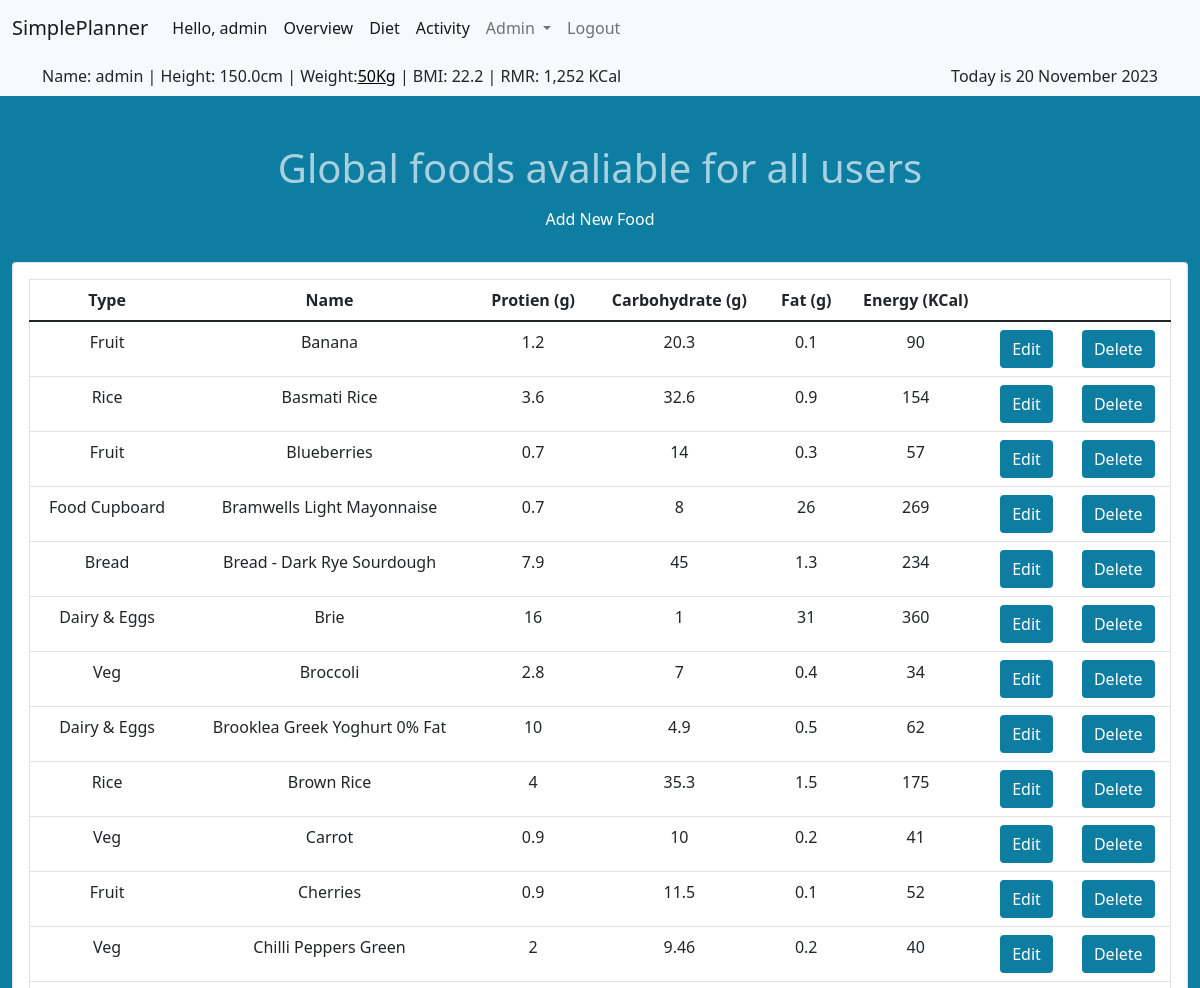
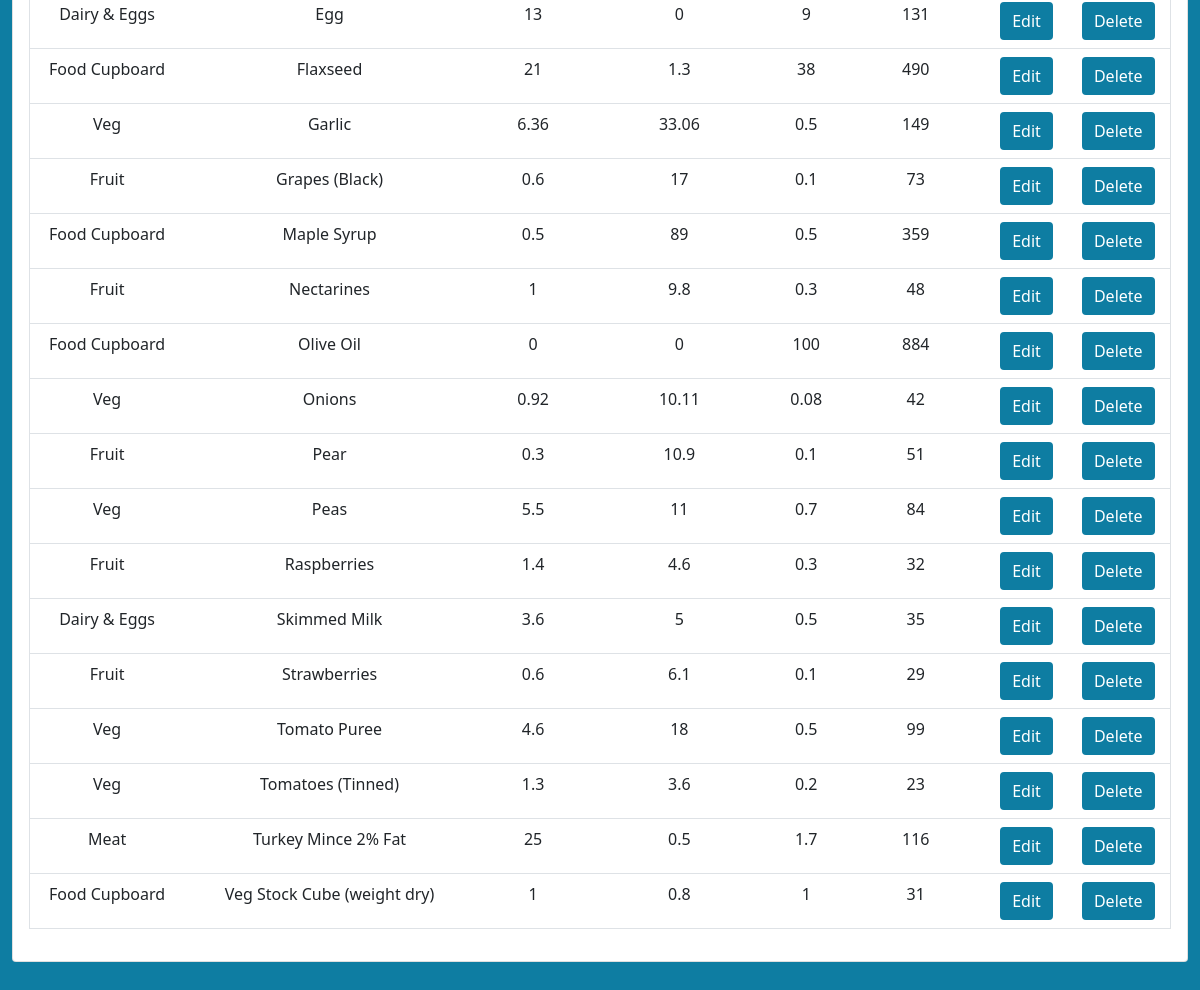
The page /admin_food (signed in) on the database its author committed (2 pictures, top to bottom).
### tables this page shows
CREATE TABLE standard_food (
    id INTEGER PRIMARY KEY,
    food_name TEXT,
    food_type_id INTEGER REFERENCES food_type(id) NOT NULL,
    energy INTEGER,
    protien INTEGER,
    carbohydrate INTEGER,
    fat INTEGER
);

CREATE TABLE food_type (
    id INTEGER PRIMARY KEY,
    type TEXT
);

### app.py (the view)
@app.route("/admin_food")
@helpers.admin_required
def admin_food():
    cur = db.cursor()
    standard_foods = cur.execute("SELECT standard_food.id, standard_food.food_name, standard_food.energy, standard_food.protien, standard_food.carbohydrate, standard_food.fat, food_type.type, food_type.id AS food_type_id FROM standard_food INNER JOIN food_type ON standard_food.food_type_id = food_type.id ORDER BY food_name").fetchall()
    food_types = cur.execute(
        "SELECT * FROM food_type ORDER BY type").fetchall()
    cur.close()
    return render_template("admin_food.html", standard_foods=standard_foods, food_types=food_types)

### helpers.py (called while the page is built)
def dict_factory(cursor, row):
    fields = [column[0] for column in cursor.description]
    return {key: value for key, value in zip(fields, row)}

def admin_required(f):
    @wraps(f)
    def decorated_function(*args, **kwargs):
        if session.get("user_id") != 1:
            return redirect("/")
        return f(*args, **kwargs)
    return decorated_function

def kcal(value):
    return f"{value:,} KCal"

def date_format(value):
    months = ("January", "February", "March", "April", "May", "June",
              "July", "August", "September", "October", "November", "December")
    month = months[value.month-1]
    return "{} {} {}".format(value.day, month, value.year)

### templates/admin_food.html (shortened to what this page needs)
{% extends "layout.html" %}
{% block main %}
<h1>Global foods avaliable for all users</h1>
<button id="btn_addnew">Add New Food</button>
<br>
<div class="card text-center">
    <div class="card-body">
        <table class="table">
            <thead>
                <tr>
                    <th>Type</th>
                    <th>Name</th>
                    <th>Protien (g)</th>
                    <th>Carbohydrate (g)</th>
                    <th>Fat (g)</th>
                    <th>Energy (KCal)</th>
                </tr>
            </thead>
            <tbody id="foods">
                {% for food in standard_foods %}
                <tr>
                    <td id="{{ food['id'] }}_type" data-id="{{ food['food_type_id'] }}">{{ food["type"] }}</td>
                    <td id="{{ food['id'] }}_food_name">{{ food["food_name"] }}</td>
                    <td id="{{ food['id'] }}_protien">{{ food["protien"] }}</td>
                    <td id="{{ food['id'] }}_carbohydrate">{{ food["carbohydrate"] }}</td>
                    <td id="{{ food['id'] }}_fat">{{ food["fat"] }}</td>
                    <td id="{{ food['id'] }}_energy">{{ food["energy"] }}</td>
                    <td id="{{ food['id'] }}_button">
                        <button class="editbutton" data-id="{{ food['id'] }}" type="button">Edit</button>
                    </td>
                    <td>
                        <form action="/delete_standard_food" method="post"
                            onsubmit="return confirm('Are you sure you wish to delete {{ food.food_name }}?');">
                            <button type="submit">Delete</button>
                        </form>
                    </td>
                </tr>
                {% endfor %}
            </tbody>
        </table>
    </div>
</div>
{% endblock %}

### static/style.css (style rules this page uses)
body { background-color: rgb(14, 125, 162); }
h1 { color: rgba(255, 255, 255, 0.645); text-align: center; }
table { border: 1px solid; }
button { background-color: rgb(14, 125, 162); border: 2px solid rgb(14, 125, 162); color: white; padding: 5px 10px; text-align: center; text-decoration: none; display: inline-block; font-size: 16px; border-radius: 4px; transition-duration: 0.4s; }

### rows shown on the page
standard_food: type "Fruit", food_name "Banana", protien "1.2", carbohydrate "20.3", fat "0.1", energy "90"
standard_food: type "Rice", food_name "Basmati Rice", protien "3.6", carbohydrate "32.6", fat "0.9", energy "154"
standard_food: type "Fruit", food_name "Blueberries", protien "0.7", carbohydrate "14", fat "0.3", energy "57"
standard_food: type "Food Cupboard", food_name "Bramwells Light Mayonnaise", protien "0.7", carbohydrate "8", fat "26", energy "269"
standard_food: type "Bread", food_name "Bread - Dark Rye Sourdough", protien "7.9", carbohydrate "45", fat "1.3", energy "234"
standard_food: type "Dairy & Eggs", food_name "Brie", protien "16", carbohydrate "1", fat "31", energy "360"
standard_food: type "Veg", food_name "Broccoli", protien "2.8", carbohydrate "7", fat "0.4", energy "34"
standard_food: type "Dairy & Eggs", food_name "Brooklea Greek Yoghurt 0% Fat", protien "10", carbohydrate "4.9", fat "0.5", energy "62"
standard_food: type "Rice", food_name "Brown Rice", protien "4", carbohydrate "35.3", fat "1.5", energy "175"
standard_food: type "Veg", food_name "Carrot", protien "0.9", carbohydrate "10", fat "0.2", energy "41"
standard_food: type "Fruit", food_name "Cherries", protien "0.9", carbohydrate "11.5", fat "0.1", energy "52"
standard_food: type "Veg", food_name "Chilli Peppers Green", protien "2", carbohydrate "9.46", fat "0.2", energy "40"
standard_food: type "Dairy & Eggs", food_name "Egg", protien "13", carbohydrate "0", fat "9", energy "131"
standard_food: type "Food Cupboard", food_name "Flaxseed", protien "21", carbohydrate "1.3", fat "38", energy "490"
standard_food: type "Veg", food_name "Garlic", protien "6.36", carbohydrate "33.06", fat "0.5", energy "149"
standard_food: type "Fruit", food_name "Grapes (Black)", protien "0.6", carbohydrate "17", fat "0.1", energy "73"
standard_food: type "Food Cupboard", food_name "Maple Syrup", protien "0.5", carbohydrate "89", fat "0.5", energy "359"
standard_food: type "Fruit", food_name "Nectarines", protien "1", carbohydrate "9.8", fat "0.3", energy "48"
standard_food: type "Food Cupboard", food_name "Olive Oil", protien "0", carbohydrate "0", fat "100", energy "884"
standard_food: type "Veg", food_name "Onions", protien "0.92", carbohydrate "10.11", fat "0.08", energy "42"
standard_food: type "Fruit", food_name "Pear", protien "0.3", carbohydrate "10.9", fat "0.1", energy "51"
standard_food: type "Veg", food_name "Peas", protien "5.5", carbohydrate "11", fat "0.7", energy "84"
standard_food: type "Fruit", food_name "Raspberries", protien "1.4", carbohydrate "4.6", fat "0.3", energy "32"
standard_food: type "Dairy & Eggs", food_name "Skimmed Milk", protien "3.6", carbohydrate "5", fat "0.5", energy "35"
standard_food: type "Fruit", food_name "Strawberries", protien "0.6", carbohydrate "6.1", fat "0.1", energy "29"
standard_food: type "Veg", food_name "Tomato Puree", protien "4.6", carbohydrate "18", fat "0.5", energy "99"
standard_food: type "Veg", food_name "Tomatoes (Tinned)", protien "1.3", carbohydrate "3.6", fat "0.2", energy "23"
standard_food: type "Meat", food_name "Turkey Mince 2% Fat", protien "25", carbohydrate "0.5", fat "1.7", energy "116"
standard_food: type "Food Cupboard", food_name "Veg Stock Cube (weight dry)", protien "1", carbohydrate "0.8", fat "1", energy "31"

### other values the page prints
{{ session["username"] }} "admin"
{{ session["height"] }} "150.0"
{{ session['weight'] }} "50"
{{ session["rmr"] | kcal }} "1,252 KCal"
{{ session["today"] | date_format }} "20 November 2023"
